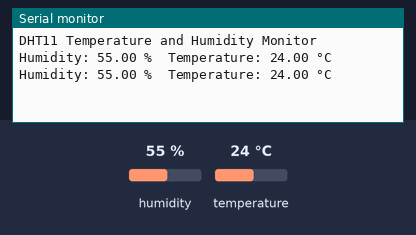
Bench run of a sketch on a simulated Arduino Uno, built with avr-gcc and run on an emulated ATmega328P. Shown: the last lines printed to the serial monitor. Inputs (shaded band) come from the test bench; at power-on: humidity 55 %, temperature 24 °C.

Above: at 4.8 s.
4.9 s: humidity set to 22 %
At 6.7 s:
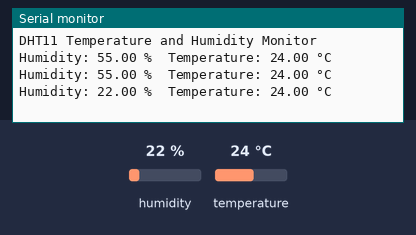
7.9 s: temperature set to 12 °C
At 9.1 s:
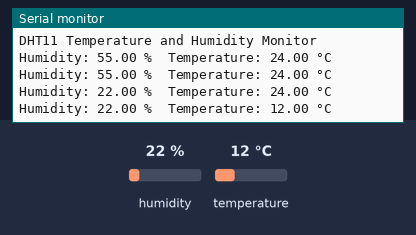
10.9 s: humidity set to 40 %
At 12.7 s:
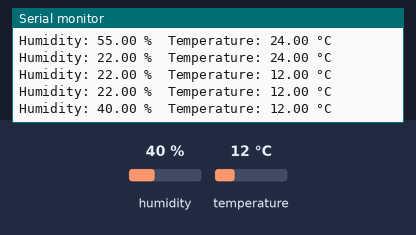
Timing chart, 0 to 14.2 s (numbered marks = the images above; inputs shaded):
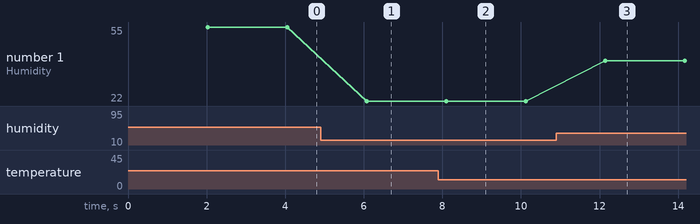

The sketch:

temperature_humidity_sensor.ino
```cpp
#include <DHT.h>

// Define pin and sensor type
#define DHTPIN 2        // DATA pin connected to D2
#define DHTTYPE DHT11   // DHT11 sensor

// Create DHT object
DHT dht(DHTPIN, DHTTYPE);

void setup() {
  Serial.begin(9600);
  Serial.println("DHT11 Temperature and Humidity Monitor");
  dht.begin();
}

void loop() {
  // Wait between readings (DHT11 is slow)
  delay(2000);

  // Read humidity
  float humidity = dht.readHumidity();
  // Read temperature in Celsius
  float temperature = dht.readTemperature();

  // Check if readings failed
  if (isnan(humidity) || isnan(temperature)) {
    Serial.println("Failed to read from DHT sensor!");
    return;
  }

  // Print values
  Serial.print("Humidity: ");
  Serial.print(humidity);
  Serial.print(" %\t");

  Serial.print("Temperature: ");
  Serial.print(temperature);
  Serial.println(" °C");
}
```

Measured:
- after the input at 4.9 s, the serial monitor: prints a new line after 1.2 s (image 1)
- after the input at 7.9 s, the serial monitor: prints a new line after 0.20 s (image 2)
- after the input at 10.9 s, the serial monitor: prints a new line after 1.2 s (image 3)
- plotted number 1: 55 → 22 after the input at 4.9 s, 22 → 40 after the input at 10.9 s
